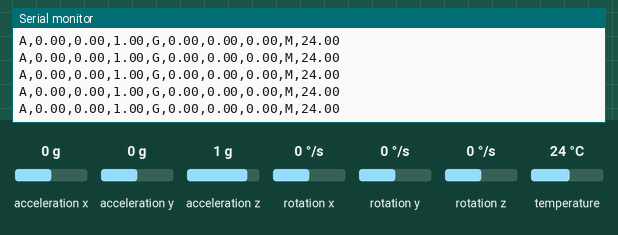
A sketch run on a simulated Arduino Nano 33 IoT. Parts: the last lines printed to the serial monitor. The inputs (shaded band) are chosen by the test bench; at power-on: acceleration x 0 g, acceleration y 0 g, acceleration z 1 g, rotation x 0 °/s, rotation y 0 °/s, rotation z 0 °/s, temperature 24 °C. Nothing arrives over Bluetooth unless stated; a phone connects over Bluetooth LE 3 s after start.

Above: at 3.8 s.
3.9 s: acceleration x set to -1.4 g
At 4.9 s:
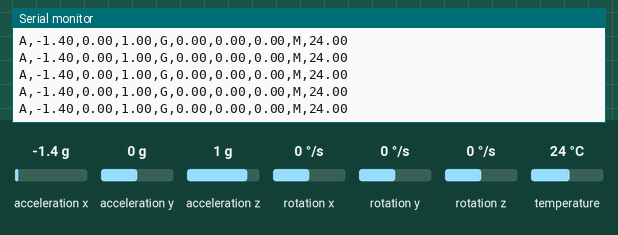
5.4 s: acceleration y set to -1.4 g
At 5.9 s:
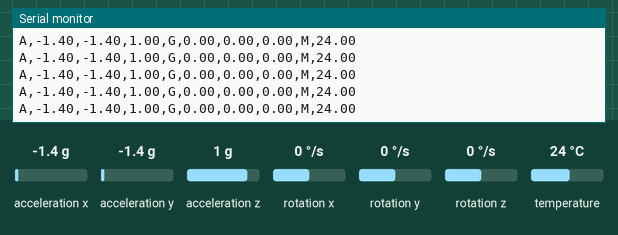
6.9 s: acceleration z set to -1.4 g
At 7.5 s:
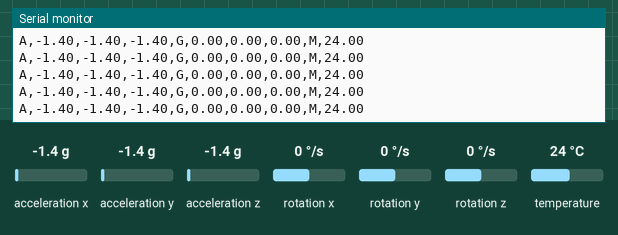
8.4 s: rotation x set to -192 °/s
At 9.1 s:
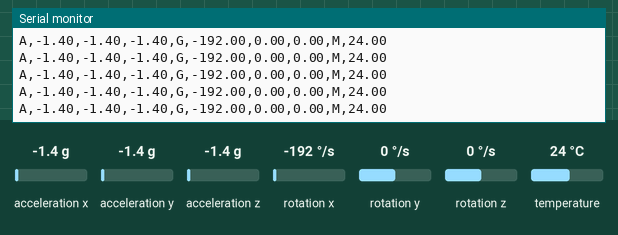
9.9 s: rotation y set to -192 °/s
At 10.4 s:
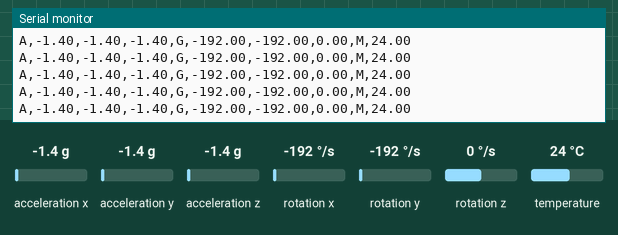

The sketch:

IMU.ino
```cpp
#include "LSM6DS3.h"
#include "Wire.h"
#include <ArduinoBLE.h>

BLEService imuService("19B10000-E8F2-537E-4F6C-D104768A1214");
BLECharacteristic imuDataCharacteristic("19B10001-E8F2-537E-4F6C-D104768A1213", BLERead | BLENotify, 24);
LSM6DS3 myIMU(I2C_MODE, 0x6A);

#define CONVERT_G_TO_MS2 9.80665f
#define FREQUENCY_HZ 50
#define INTERVAL_MS (1000 / FREQUENCY_HZ)

static unsigned long last_interval_ms = 0;

void setup() {
    Serial.begin(115200);
    while (!Serial);

    if (!BLE.begin()) {
        Serial.println("Starting Bluetooth® Low Energy module failed!");
        while (1);
    }

    BLE.setLocalName("IMU_Device");
    BLE.setAdvertisedService(imuService);

    imuService.addCharacteristic(imuDataCharacteristic);

    BLE.addService(imuService);

    BLE.advertise();

    Serial.println("BLE IMU Peripheral");

    if (myIMU.begin() != 0) {
        Serial.println("IMU Device error");
    } else {
        Serial.println("IMU Device OK!");
    }
}

void loop() {
    BLEDevice central = BLE.central();
    if (central) {
        Serial.print("Connected to central: ");
        Serial.println(central.address());

        while (central.connected()) {
            if (millis() > last_interval_ms + INTERVAL_MS) {
                last_interval_ms = millis();
                float accelX = myIMU.readFloatAccelX();
                float accelY = myIMU.readFloatAccelY();
                float accelZ = myIMU.readFloatAccelZ();
                float gyroX = myIMU.readFloatGyroX();
                float gyroY = myIMU.readFloatGyroY();
                float gyroZ = myIMU.readFloatGyroZ();
                float temp = myIMU.readTempC();
                // Format the data as a comma-separated string
                String imuData = "A,"+String(accelX) + "," + String(accelY) + "," + String(accelZ) + ","
                                 +"G,"+ String(gyroX) + "," + String(gyroY) + "," + String(gyroZ) + ","
                                 +"M,"+ String(temp);
                Serial.println(imuData);
                //Serial.println(imuData);
                imuDataCharacteristic.writeValue(imuData.c_str());// Send data as string over BLE
            }
        }
        Serial.print(F("Disconnected from central: "));
        Serial.println(central.address());
    }
}
```

Measured:
- after the input at 3.9 s, the serial monitor: prints a new line at once (image 1)
- after the input at 5.4 s, the serial monitor: prints a new line at once (image 2)
- after the input at 6.9 s, the serial monitor: prints a new line at once (image 3)
- after the input at 8.4 s, the serial monitor: prints a new line at once (image 4)
- after the input at 9.9 s, the serial monitor: prints a new line at once (image 5)
